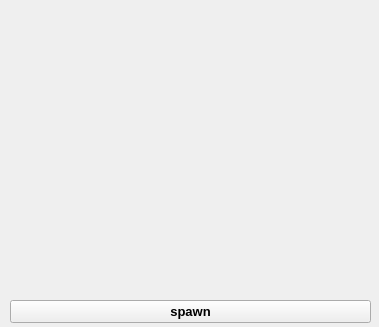
<?xml version="1.0" encoding="UTF-8"?>
<ui version="4.0">
 <class>Form</class>
 <widget class="QWidget" name="Form">
  <property name="geometry">
   <rect>
    <x>0</x>
    <y>0</y>
    <width>379</width>
    <height>327</height>
   </rect>
  </property>
  <property name="windowTitle">
   <string>Form</string>
  </property>
  <widget class="QPushButton" name="spawnbtn">
   <property name="geometry">
    <rect>
     <x>10</x>
     <y>300</y>
     <width>361</width>
     <height>23</height>
    </rect>
   </property>
   <property name="font">
    <font>
     <pointsize>10</pointsize>
     <weight>75</weight>
     <bold>true</bold>
    </font>
   </property>
   <property name="text">
    <string>spawn</string>
   </property>
  </widget>
 </widget>
 <resources/>
 <connections/>
</ui>
